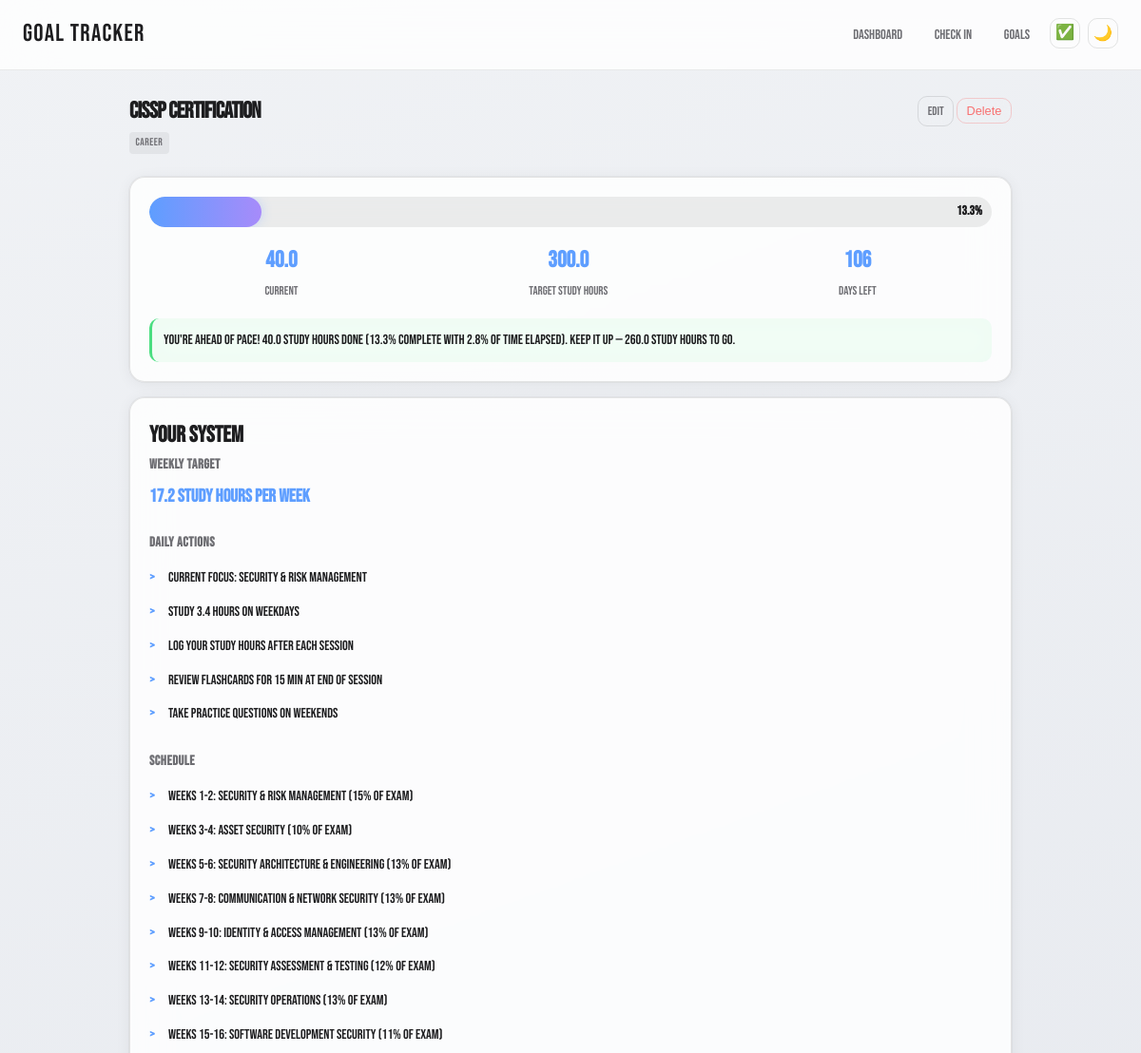
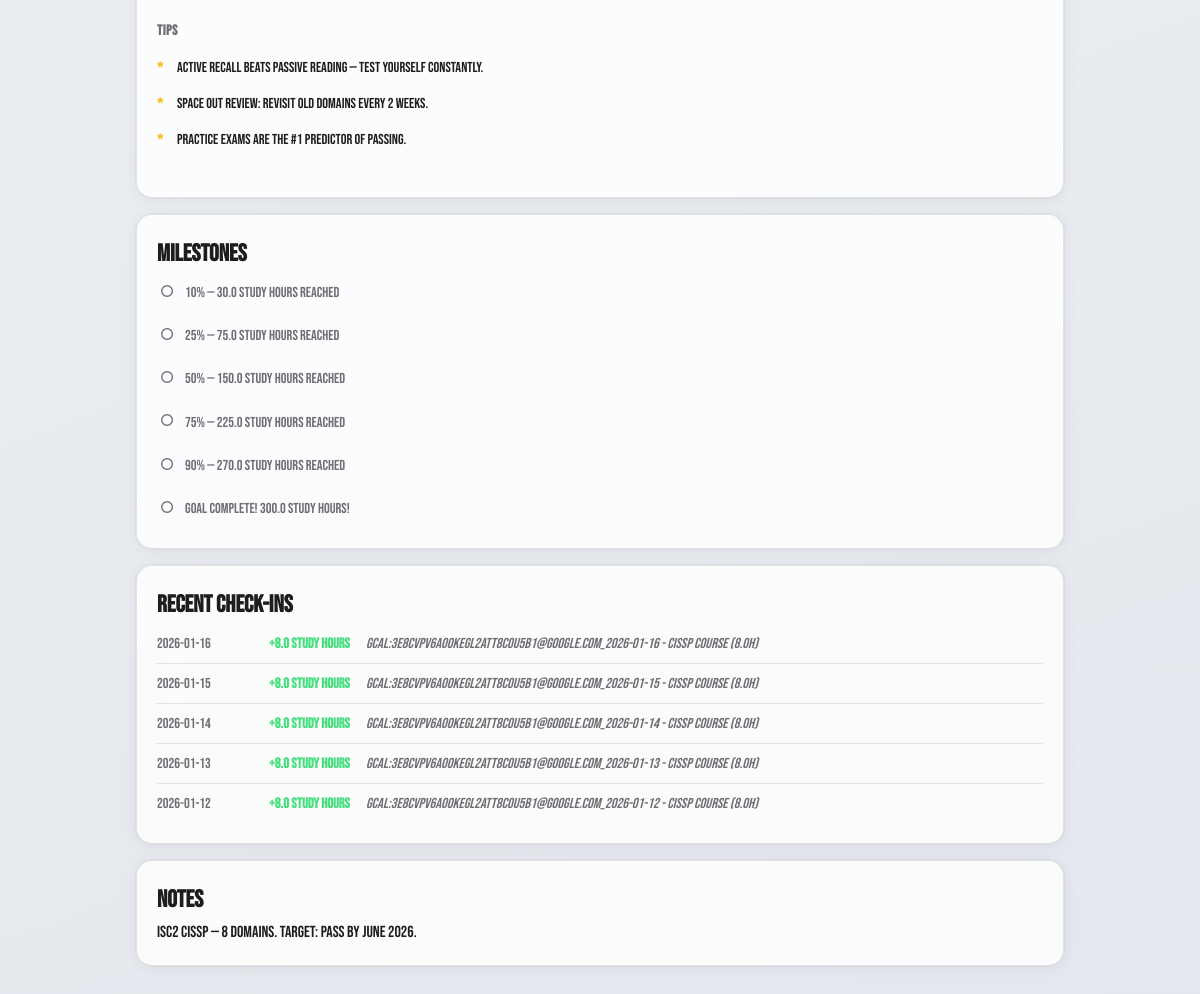
The page /goals/1 on the database its author committed (2 pictures, top to bottom).
### tables this page shows
CREATE TABLE goals (
            id INTEGER PRIMARY KEY AUTOINCREMENT,
            name TEXT NOT NULL,               -- "Run 1,000 miles"
            target_value REAL NOT NULL,        -- 1000
            current_value REAL DEFAULT 0,      -- How far you've gotten so far
            unit TEXT NOT NULL,                -- "miles", "books", "dollars"
            deadline TEXT NOT NULL,            -- "2026-12-31" (stored as text, ISO format)
            created_at TEXT NOT NULL,          -- When you created this goal
            category TEXT DEFAULT '',          -- Optional grouping like "fitness", "finance"
            notes TEXT DEFAULT '',             -- Any extra info about this goal
            start_value REAL DEFAULT 0,        -- Starting point (e.g., $30,000 for HYSA)
            system_type TEXT DEFAULT 'generic' -- Hints for the achievement system engine
        );

CREATE TABLE milestones (
            id INTEGER PRIMARY KEY AUTOINCREMENT,
            goal_id INTEGER NOT NULL,
            name TEXT NOT NULL,                -- "25% complete - 250 miles!"
            target_value REAL NOT NULL,        -- The value that triggers this milestone
            completed INTEGER DEFAULT 0,       -- 0=not yet, 1=done
            completed_at TEXT,
            FOREIGN KEY (goal_id) REFERENCES goals(id) ON DELETE CASCADE
        );

CREATE TABLE checkins (
            id INTEGER PRIMARY KEY AUTOINCREMENT,
            goal_id INTEGER NOT NULL,
            value REAL NOT NULL,              -- How much progress today
            date TEXT NOT NULL,               -- "2026-02-23"
            notes TEXT DEFAULT '',
            created_at TEXT NOT NULL,
            FOREIGN KEY (goal_id) REFERENCES goals(id) ON DELETE CASCADE
        );

### app.py (the view)
@app.route("/goals/<int:goal_id>")
def goal_detail(goal_id):
    goal = get_goal(goal_id)
    if not goal:
        flash("Goal not found.", "error")
        return redirect(url_for("goals_list"))
    system = generate_system(goal)
    milestones = get_milestones(goal_id)
    checkins = get_checkins(goal_id, limit=30)
    start = goal["start_value"] or 0
    total = goal["target_value"] - start
    done = goal["current_value"] - start
    pct = min((done / total * 100) if total > 0 else 0, 100)
    return render_template("goal_detail.html",
                           goal=goal,
                           system=system,
                           milestones=milestones,
                           checkins=checkins,
                           progress_pct=round(pct, 1))

### app.py (called while the page is built)
@app.before_request
def ensure_csrf_token():
    if "csrf_token" not in session:
        session["csrf_token"] = secrets.token_hex(32)

@app.context_processor
def inject_csrf():
    return {
        "csrf_token": session.get("csrf_token", ""),
        "strava_configured": strava_configured(),
        "gcal_configured": gcal_configured(),
    }

### database.py (called while the page is built)
def get_db():
    db = sqlite3.connect(DATABASE)
    db.row_factory = sqlite3.Row
    db.execute("PRAGMA foreign_keys = ON")  # Enforce relationships between tables
    return db

def get_goal(goal_id):
    db = get_db()
    goal = db.execute("SELECT * FROM goals WHERE id = ?", (goal_id,)).fetchone()
    db.close()
    return goal

def get_checkins(goal_id, limit=30):
    db = get_db()
    checkins = db.execute(
        """SELECT * FROM checkins WHERE goal_id = ?
           ORDER BY date DESC LIMIT ?""",
        (goal_id, limit)
    ).fetchall()
    db.close()
    return checkins

def get_milestones(goal_id):
    db = get_db()
    milestones = db.execute(
        "SELECT * FROM milestones WHERE goal_id = ? ORDER BY target_value ASC",
        (goal_id,)
    ).fetchall()
    db.close()
    return milestones

### gcal.py (called while the page is built)
def is_configured():
    return bool(GCAL_ICAL_URL)

### strava.py (called while the page is built)
def is_configured():
    return all([STRAVA_CLIENT_ID, STRAVA_CLIENT_SECRET, STRAVA_REFRESH_TOKEN])

### systems.py (called while the page is built)
def _percentage_milestones(goal, percentages):
    start = goal["start_value"] or 0
    total = goal["target_value"] - start
    unit = goal["unit"]
    milestones = []
    for pct in percentages:
        value = start + (total * pct / 100)
        if pct == 100:
            name = f"GOAL COMPLETE! {goal['target_value']} {unit}!"
        else:
            name = f"{pct}% — {round(value, 1)} {unit} reached"
        milestones.append((name, round(value, 1)))
    return milestones

### templates/goal_detail.html (shortened to what this page needs)
{% extends "base.html" %}
{% block content %}
<div class="detail-header">
    <div class="detail-title-row">
        <h1>{{ goal.name }}</h1>
        <div class="detail-actions">
            <a href="/goals/{{ goal.id }}/edit" class="btn btn-secondary btn-small">Edit</a>
            <form method="POST" action="/goals/{{ goal.id }}/delete" style="display:inline"
                  onsubmit="return confirm('Delete \'{{ goal.name }}\'? This cannot be undone.')">
                <button type="submit" class="btn btn-danger btn-small">Delete</button>
            </form>
        </div>
    </div>
    {% if goal.category %}
    <span class="goal-category-tag">{{ goal.category }}</span>
    {% endif %}
</div>
<div class="card">
    <div class="detail-progress">
        <div class="progress-bar-container progress-bar-lg">
            <div class="progress-bar" style="width: {{ progress_pct }}%"></div>
            <span class="progress-label">{{ progress_pct }}%</span>
        </div>
        <div class="detail-stats">
            <div class="stat">
                <span class="stat-value">{{ goal.current_value | round(1) }}</span>
                <span class="stat-label">Current</span>
            </div>
            <div class="stat">
                <span class="stat-value">{{ goal.target_value | round(1) }}</span>
                <span class="stat-label">Target {{ goal.unit }}</span>
            </div>
            <div class="stat">
                <span class="stat-value">{{ system.context.days_left }}</span>
                <span class="stat-label">Days Left</span>
            </div>
        </div>
    </div>
    <div class="pace-detail pace-detail-{{ system.pace_status }}">
        {{ system.pace_detail }}
    </div>
</div>
<div class="card">
    <h2>Your System</h2>
    <div class="system-section">
        <h3>Weekly Target</h3>
        <p class="system-highlight">{{ system.weekly_target }}</p>
    </div>
    <div class="system-section">
        <h3>Daily Actions</h3>
        <ul class="system-list">
            {% for action in system.daily_actions %}
            <li>{{ action }}</li>
            {% endfor %}
        </ul>
    </div>
    <div class="system-section">
        <h3>Schedule</h3>
        <ul class="system-list schedule-list">
            {% for item in system.schedule %}
            <li>{{ item }}</li>
            {% endfor %}
        </ul>
    </div>
    {% if system.tips %}
    <div class="system-section">
        <h3>Tips</h3>
        <ul class="system-list tips-list">
            {% for tip in system.tips %}
            <li>{{ tip }}</li>
            {% endfor %}
        </ul>
    </div>
    {% endif %}
</div>
<div class="card">
    <h2>Milestones</h2>
    <div class="milestones-list">
        {% for m in milestones %}
        <div class="milestone {{ 'milestone-done' if m.completed else '' }}">
            <span class="milestone-icon">{{ '✓' if m.completed else '○' }}</span>
            <span class="milestone-name">{{ m.name }}</span>
        </div>
        {% endfor %}
    </div>
</div>
<div class="card">
    <h2>Recent Check-ins</h2>
    {% if checkins %}
    <div class="checkin-history">
        {% for c in checkins %}
        <div class="history-entry">
            <span class="history-date">{{ c.date }}</span>
            <span class="history-value">+{{ c.value }} {{ goal.unit }}</span>
            {% if c.notes %}
            <span class="history-notes">{{ c.notes }}</span>
            {% endif %}
        </div>
        {% endfor %}
    </div>
    {% else %}
    <p class="empty-state-text">No check-ins yet. <a href="/checkin">Log your first one!</a></p>
    {% endif %}
</div>
{% if goal.notes %}
<div class="card">
    <h2>Notes</h2>
    <p>{{ goal.notes }}</p>
</div>
{% endif %}
{% endblock %}

### rows shown on the page
goals: name "CISSP Certification", category "CAREER", current_value "40.0", target_value "300.0", unit "study hours", notes "ISC2 CISSP — 8 domains. Target: pass by June 2026."
milestones: completed "○", name "10% — 30.0 study hours reached"
milestones: completed "○", name "25% — 75.0 study hours reached"
milestones: completed "○", name "50% — 150.0 study hours reached"
milestones: completed "○", name "75% — 225.0 study hours reached"
milestones: completed "○", name "90% — 270.0 study hours reached"
milestones: completed "○", name "GOAL COMPLETE! 300.0 study hours!"
checkins: date "2026-01-16", value "8.0", notes "gcal:3e8cvpv6aookegl2att8cou5b1@google.com_2026-01-16 - CISSP Course (8.0h)"
checkins: date "2026-01-15", value "8.0", notes "gcal:3e8cvpv6aookegl2att8cou5b1@google.com_2026-01-15 - CISSP Course (8.0h)"
checkins: date "2026-01-14", value "8.0", notes "gcal:3e8cvpv6aookegl2att8cou5b1@google.com_2026-01-14 - CISSP Course (8.0h)"
checkins: date "2026-01-13", value "8.0", notes "gcal:3e8cvpv6aookegl2att8cou5b1@google.com_2026-01-13 - CISSP Course (8.0h)"
checkins: date "2026-01-12", value "8.0", notes "gcal:3e8cvpv6aookegl2att8cou5b1@google.com_2026-01-12 - CISSP Course (8.0h)"

### other values the page prints
{{ progress_pct }} "13.3"
{{ system.context.days_left }} "106"
{{ system.pace_detail }} "You're AHEAD of pace! 40.0 study hours done (13.3% complete with 2.8% of time elapsed). Keep it up — 260.0 study hours to go."
{{ system.weekly_target }} "17.2 study hours per week"
{{ action }} "Current focus: Security & Risk Management" "Study 3.4 hours on weekdays" "Log your study hours after each session" "Review flashcards for 15 min at end of session" "Take practice questions on weekends"
{{ item }} "Weeks 1-2: Security & Risk Management (15% of exam)" "Weeks 3-4: Asset Security (10% of exam)" "Weeks 5-6: Security Architecture & Engineering (13% of exam)" "Weeks 7-8: Communication & Network Security (13% of exam)" "Weeks 9-10: Identity & Access Management (13% of exam)" "Weeks 11-12: Security Assessment & Testing (12% of exam)" "Weeks 13-14: Security Operations (13% of exam)" "Weeks 15-16: Software Development Security (11% of exam)"
{{ tip }} "Active recall beats passive reading — test yourself constantly." "Space out review: revisit old domains every 2 weeks." "Practice exams are the #1 predictor of passing."
